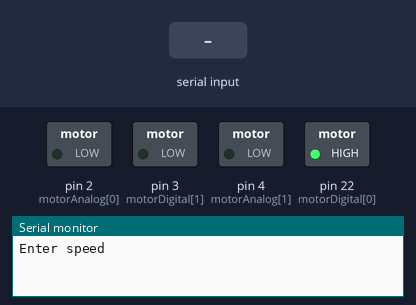
The sketch below on a simulated Arduino Mega 2560, built with avr-gcc and run on an emulated ATmega2560. Parts: switched loads named in the sketch (green lamp = pin HIGH), the last lines printed to the serial monitor. The test bench sets the inputs (shaded band).

Above: at 1.2 s.
1.3 s: "90,45\n" received over Serial
At 3.7 s:
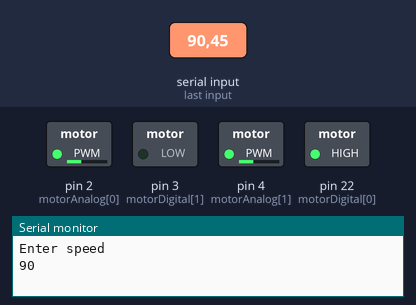
4.3 s: "200\n" received over Serial
At 6.9 s:
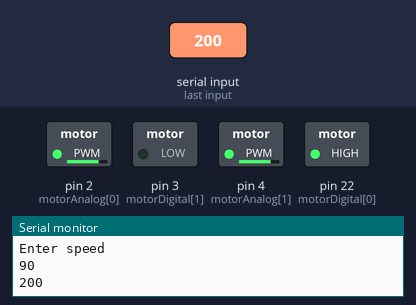
Timing chart, 0 to 8.4 s (numbered marks = the images above; inputs shaded):
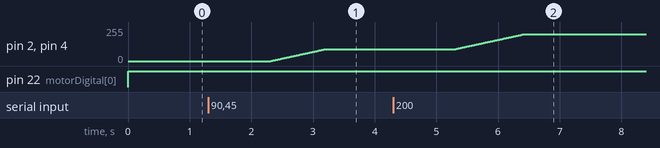

The sketch:

serial_motor.ino
```cpp
int motorDigital[2] = {22,3};
int motorAnalog[2] = {2,4};
int newSpeed=0;
int curSpeed=0;
//bool toRun= false;
#define clockwise HIGH
#define anticlock LOW

void setup() {

  for(int i=0; i<2; i++){
    pinMode(motorDigital[i],OUTPUT);
    pinMode(motorAnalog[i], OUTPUT);
  }
  Serial.begin(9600);
  Serial.println("Enter speed");
}

void loop() {
    digitalWrite(motorDigital[0], !anticlock);
    digitalWrite(motorDigital[1], anticlock);

    if(newSpeed > curSpeed){
      for(int i=curSpeed; i<=newSpeed; i++){
        analogWrite(motorAnalog[0], i);
        analogWrite(motorAnalog[1], i);
        delay(10);
      }
    }
    else if(newSpeed < curSpeed ){
      for(int i=curSpeed; i>=newSpeed; i--){
        analogWrite(motorAnalog[0], i);
        analogWrite(motorAnalog[1], i);
        delay(10);
      }
    }

    curSpeed = newSpeed;

    if(Serial.available()){
      String str= Serial.readString();
      newSpeed = str.toInt();
    Serial.println(newSpeed);
    }
}
```

Measured:
- after the input at 1.3 s, pin 2 (motorAnalog[0]), pin 4 (motorAnalog[1]): moves from 0/255 to 90/255 over 0.89 s, starting after 1.0 s
- after the input at 4.3 s, pin 2 (motorAnalog[0]), pin 4 (motorAnalog[1]): moves from 90/255 to 200/255 over 1.1 s, starting after 1.0 s
